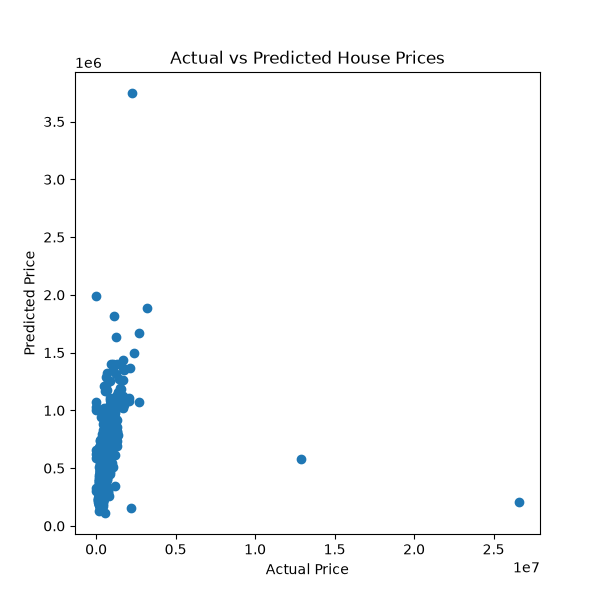

Write Python code to recreate this figure.
import pandas as pd
from sklearn.model_selection import train_test_split
from sklearn.linear_model import LinearRegression
from sklearn.metrics import mean_absolute_error, mean_squared_error, r2_score
import matplotlib.pyplot as plt

# Load dataset
df = pd.read_csv("output.csv")

print("Dataset Shape:", df.shape)
print(df.head())

# Features
X = df[
    [
        "bedrooms",
        "bathrooms",
        "sqft_living",
        "sqft_lot",
        "floors",
        "waterfront",
        "view",
        "condition",
        "sqft_above",
        "sqft_basement",
        "yr_built",
        "yr_renovated",
    ]
]

# Target
y = df["price"]

# Split data
X_train, X_test, y_train, y_test = train_test_split(
    X, y, test_size=0.2, random_state=42
)

# Train model
model = LinearRegression()
model.fit(X_train, y_train)

# Predict
y_pred = model.predict(X_test)

# Evaluation
print("\nModel Performance")
print("MAE :", mean_absolute_error(y_test, y_pred))
print("MSE :", mean_squared_error(y_test, y_pred))
print("R2 Score :", r2_score(y_test, y_pred))

# Graph
plt.figure(figsize=(6, 6))
plt.scatter(y_test, y_pred)
plt.xlabel("Actual Price")
plt.ylabel("Predicted Price")
plt.title("Actual vs Predicted House Prices")
plt.savefig("house_price_prediction.png")
plt.show()
